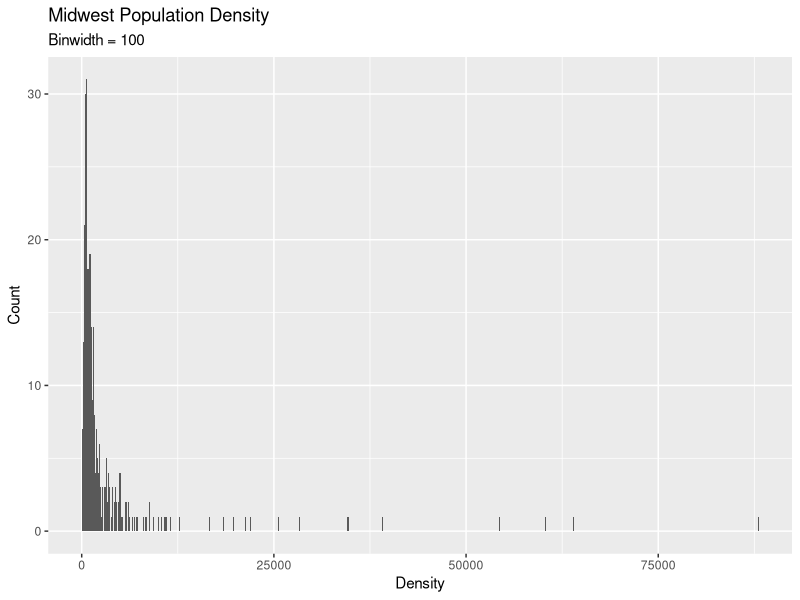
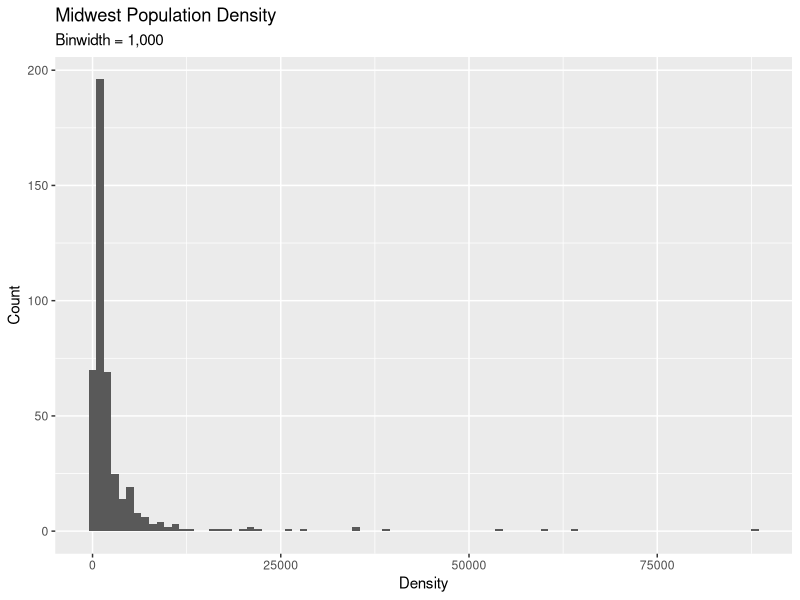
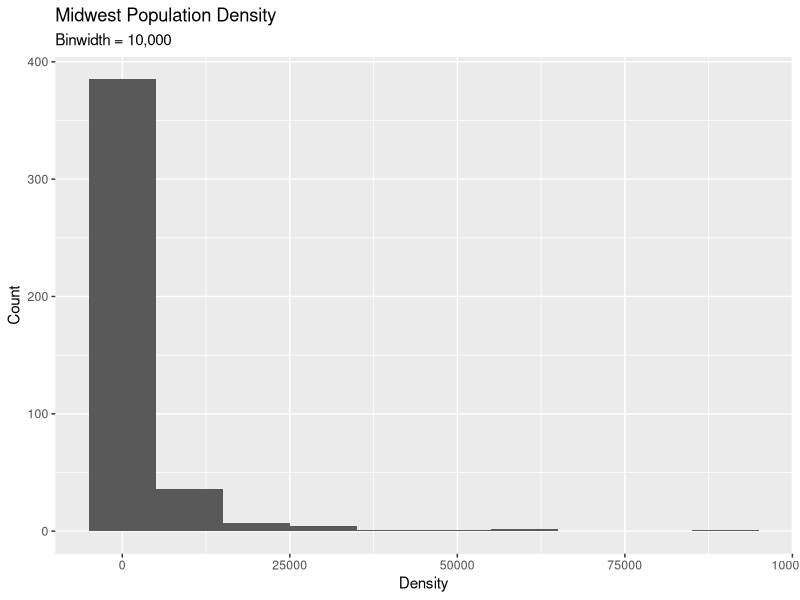
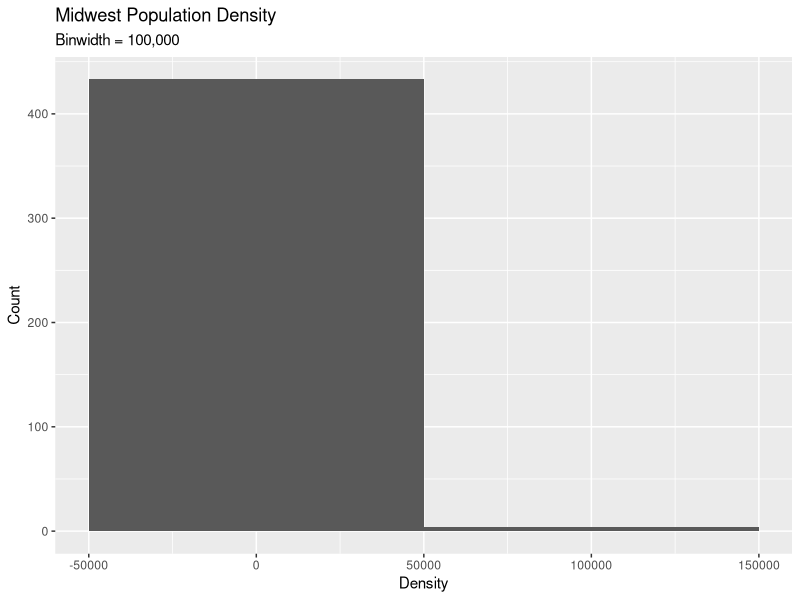
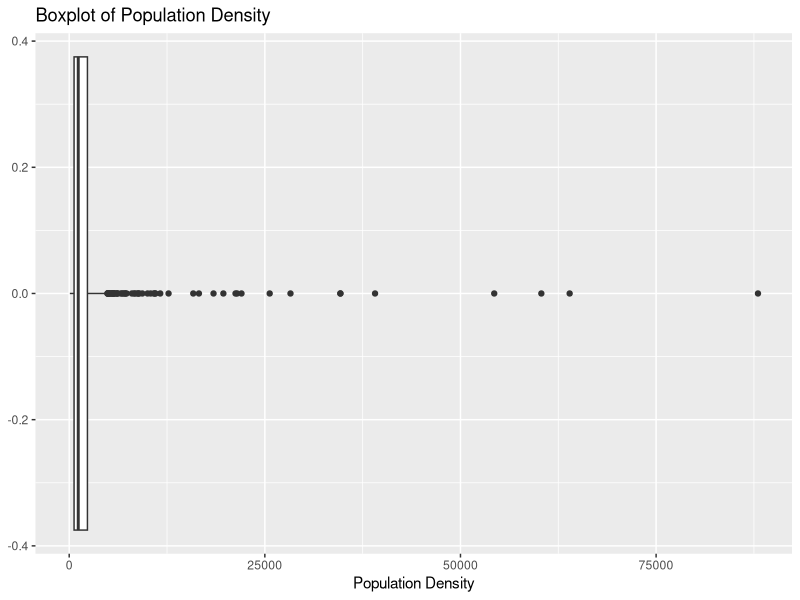

These figures' R source, in order:
## ---- chunk 1
library(tidyverse)
## ---- chunk 2


## ---- chunk 3

ggplot(midwest, aes(x = popdensity)) +
  geom_histogram(binwidth = 100) +
  labs(title = "Midwest Population Density", subtitle = "Binwidth = 100", 
       x = "Density", y = "Count")


ggplot(midwest, aes(x = popdensity)) +
  geom_histogram(binwidth = 1000) +
  labs(title = "Midwest Population Density", subtitle = "Binwidth = 1,000", 
       x = "Density", y = "Count")


ggplot(midwest, aes(x = popdensity)) +
  geom_histogram(binwidth = 10000) +
  labs(title = "Midwest Population Density", subtitle = "Binwidth = 10,000", 
       x = "Density", y = "Count")


ggplot(midwest, aes(x = popdensity)) +
  geom_histogram(binwidth = 100000) +
  labs(title = "Midwest Population Density", subtitle = "Binwidth = 100,000", 
       x = "Density", y = "Count")

## ---- chunk 4
ggplot(midwest, aes(x = popdensity)) +
  geom_boxplot() +
  labs(title = "Boxplot of Population Density", x = "Population Density")
midwest |> 
  arrange(desc(popdensity)) |> 
  select(county, state, popdensity)
